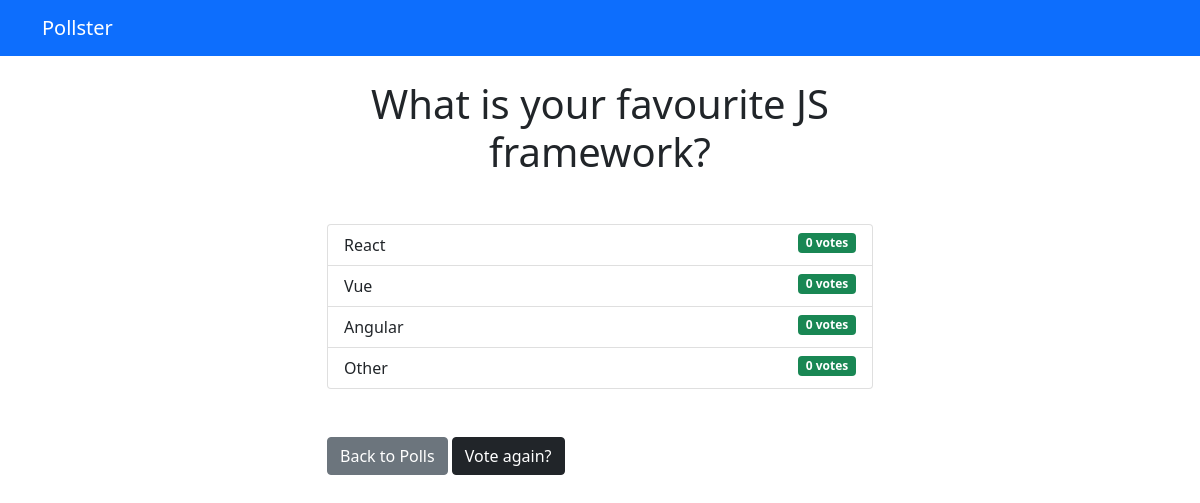
The app's page /polls/2/results/ with its own data.
### polls/models.py (models this page shows, shortened)
class Question(models.Model):
    question_text = models.CharField(max_length=200)
    pub_date = models.DateTimeField('date published')

class Choice(models.Model):
    question = models.ForeignKey(Question, on_delete=models.CASCADE)
    choice_text = models.CharField(max_length=200)
    votes = models.IntegerField(default=0)

### polls/views.py (the view)
# urls.py: path('<int:question_id>/results/', views.results, name='results'),
def results(request, question_id):
    question = get_object_or_404(Question, pk=question_id)
    return render(request, 'polls/results.html', {'question': question})

### templates/polls/results.html
{% extends 'base.html' %} {% block content %}
<h1 class="mb-5 text-center">{{ question.question_text }}</h1>
<ul class="list-group mb-5">
  {% for choice in question.choice_set.all %}
  <li class="list-group-item">
    {{ choice.choice_text }}
    <span class="badge bg-success float-end">
      {{ choice.votes }} vote{{ choice.votes | pluralize }}
    </span>
  </li>
  {% endfor %}
</ul>
<a href="{% url 'polls:index' %}" class="btn btn-secondary">Back to Polls</a>
<a href="{% url 'polls:detail' question.id %}" class="btn btn-dark"
  >Vote again?</a
>
{% endblock %}

### records on screen
Question: question_text "What is your favourite JS framework?"
Choice: choice_text "React", votes "0", votes|pluralize "s"
Choice: choice_text "Vue", votes "0", votes|pluralize "s"
Choice: choice_text "Angular", votes "0", votes|pluralize "s"
Choice: choice_text "Other", votes "0", votes|pluralize "s"
